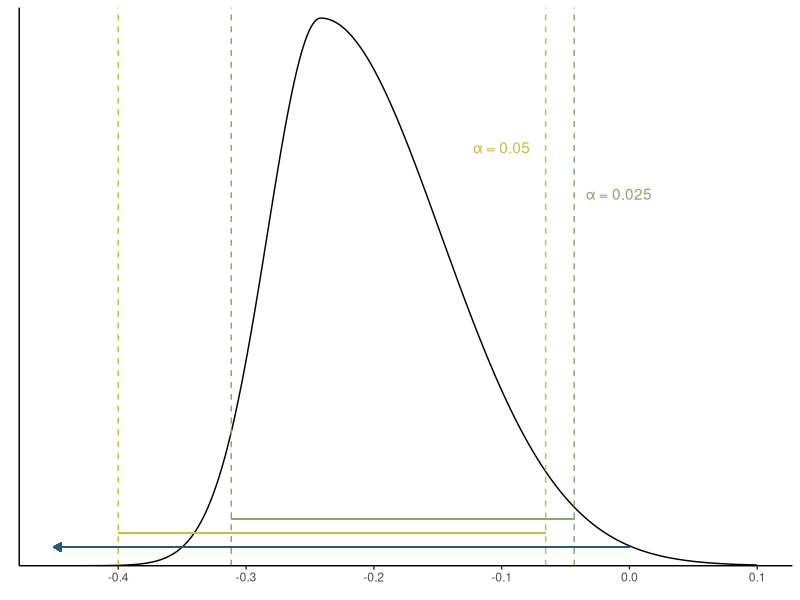

Here is the R script that generated this plot:
library(dplyr)
library(ggplot2)
library(fGarch)

x <- seq(-0.45, 0.1, length.out = 1000)
y <- dsnorm(x, mean = -.2, sd = .07, xi = 1.5)

values <- rsnorm(1000, mean = -.2, sd = .07, xi = 1.5)

ci95 <- bayestestR::ci(values, ci = 0.95, method = "ETI")
ci90 <- bayestestR::ci(values, ci = 0.90, method = "ETI")

ci_plt <- ggplot(data.frame(x = x, y = y), aes(x, y)) +
  geom_line() +
  theme_classic() +
  scale_y_continuous(limits = c(0,6), expand=c(0,0)) +
  xlab(element_blank()) +
  ylab(element_blank()) +
  geom_vline(xintercept = ci95$CI_low, color = "#87A96B", linetype = "dashed") +
  geom_vline(xintercept = ci95$CI_high, color = "#87A96B", linetype = "dashed") +
  geom_vline(xintercept = ci90$CI_high, color = "#d0b740", linetype = "dashed") +
  geom_vline(xintercept = -0.4, color = "#d0b740", linetype = "dashed") +
  geom_segment(aes(x = -0.4, y = 0.35, xend = ci90$CI_high, yend = 0.35), color = "#d0b740") +
  geom_segment(aes(x = ci95$CI_low, y = 0.5, xend = ci95$CI_high, yend = 0.5), color = "#87A96B") +
  geom_segment(aes(x = 0, y = 0.2, xend = -.45, yend = 0.2), color = "#28587B", arrow = arrow(length=unit(0.2,"cm"), ends="last", type = "closed")) +
  theme(#axis.text.x=element_blank(),
        #axis.ticks.x=element_blank(),
        axis.text.y=element_blank(),
        axis.ticks.y=element_blank(),
        #axis.line = element_line(colour = 'black', size = 2)
        ) +
  annotate("text", label = "\u03B1 = 0.025", x = ci95$CI_high + 0.035, y = 4, color = "#87A96B") +
  annotate("text", label = "\u03B1 = 0.05", x = -0.1, y = 4.5, color = "#d0b740")

ggsave(here::here("figures/power_check_conceptual.jpg"), ci_plt, width = 6, height = 4)
